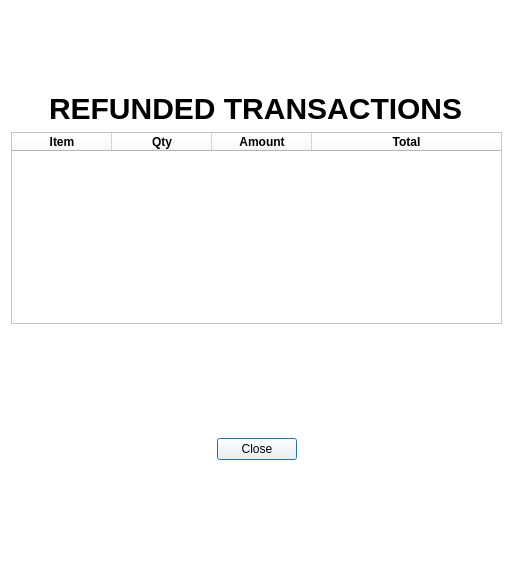
<?xml version="1.0" encoding="UTF-8"?>
<ui version="4.0">
 <class>Dialog</class>
 <widget class="QDialog" name="Dialog">
  <property name="geometry">
   <rect>
    <x>0</x>
    <y>0</y>
    <width>513</width>
    <height>579</height>
   </rect>
  </property>
  <property name="sizePolicy">
   <sizepolicy hsizetype="Expanding" vsizetype="Expanding">
    <horstretch>0</horstretch>
    <verstretch>0</verstretch>
   </sizepolicy>
  </property>
  <property name="windowTitle">
   <string>Dialog</string>
  </property>
  <property name="styleSheet">
   <string notr="true">background-color:white;</string>
  </property>
  <layout class="QVBoxLayout" name="verticalLayout">
   <item>
    <spacer name="verticalSpacer_2">
     <property name="orientation">
      <enum>Qt::Orientation::Vertical</enum>
     </property>
     <property name="sizeHint" stdset="0">
      <size>
       <width>20</width>
       <height>40</height>
      </size>
     </property>
    </spacer>
   </item>
   <item alignment="Qt::AlignmentFlag::AlignHCenter">
    <widget class="QLabel" name="label">
     <property name="styleSheet">
      <string notr="true">color:black;
font-size:30px;
font-weight:bold;</string>
     </property>
     <property name="text">
      <string>REFUNDED TRANSACTIONS</string>
     </property>
    </widget>
   </item>
   <item>
    <widget class="QTableWidget" name="tableWidget">
     <property name="styleSheet">
      <string notr="true">color:black;
font-weight:bold;</string>
     </property>
     <attribute name="horizontalHeaderStretchLastSection">
      <bool>true</bool>
     </attribute>
     <column>
      <property name="text">
       <string>Item</string>
      </property>
     </column>
     <column>
      <property name="text">
       <string>Qty</string>
      </property>
     </column>
     <column>
      <property name="text">
       <string>Amount</string>
      </property>
     </column>
     <column>
      <property name="text">
       <string>Total</string>
      </property>
     </column>
    </widget>
   </item>
   <item>
    <spacer name="verticalSpacer_3">
     <property name="orientation">
      <enum>Qt::Orientation::Vertical</enum>
     </property>
     <property name="sizeHint" stdset="0">
      <size>
       <width>20</width>
       <height>40</height>
      </size>
     </property>
    </spacer>
   </item>
   <item>
    <widget class="QDialogButtonBox" name="buttonBox">
     <property name="sizePolicy">
      <sizepolicy hsizetype="Expanding" vsizetype="Expanding">
       <horstretch>0</horstretch>
       <verstretch>0</verstretch>
      </sizepolicy>
     </property>
     <property name="cursor">
      <cursorShape>PointingHandCursor</cursorShape>
     </property>
     <property name="styleSheet">
      <string notr="true">color:black;
</string>
     </property>
     <property name="orientation">
      <enum>Qt::Orientation::Horizontal</enum>
     </property>
     <property name="standardButtons">
      <set>QDialogButtonBox::StandardButton::Close</set>
     </property>
     <property name="centerButtons">
      <bool>true</bool>
     </property>
    </widget>
   </item>
   <item>
    <spacer name="verticalSpacer">
     <property name="orientation">
      <enum>Qt::Orientation::Vertical</enum>
     </property>
     <property name="sizeHint" stdset="0">
      <size>
       <width>20</width>
       <height>40</height>
      </size>
     </property>
    </spacer>
   </item>
  </layout>
 </widget>
 <resources/>
 <connections>
  <connection>
   <sender>buttonBox</sender>
   <signal>accepted()</signal>
   <receiver>Dialog</receiver>
   <slot>accept()</slot>
   <hints>
    <hint type="sourcelabel">
     <x>248</x>
     <y>254</y>
    </hint>
    <hint type="destinationlabel">
     <x>157</x>
     <y>274</y>
    </hint>
   </hints>
  </connection>
  <connection>
   <sender>buttonBox</sender>
   <signal>rejected()</signal>
   <receiver>Dialog</receiver>
   <slot>reject()</slot>
   <hints>
    <hint type="sourcelabel">
     <x>316</x>
     <y>260</y>
    </hint>
    <hint type="destinationlabel">
     <x>286</x>
     <y>274</y>
    </hint>
   </hints>
  </connection>
 </connections>
</ui>
